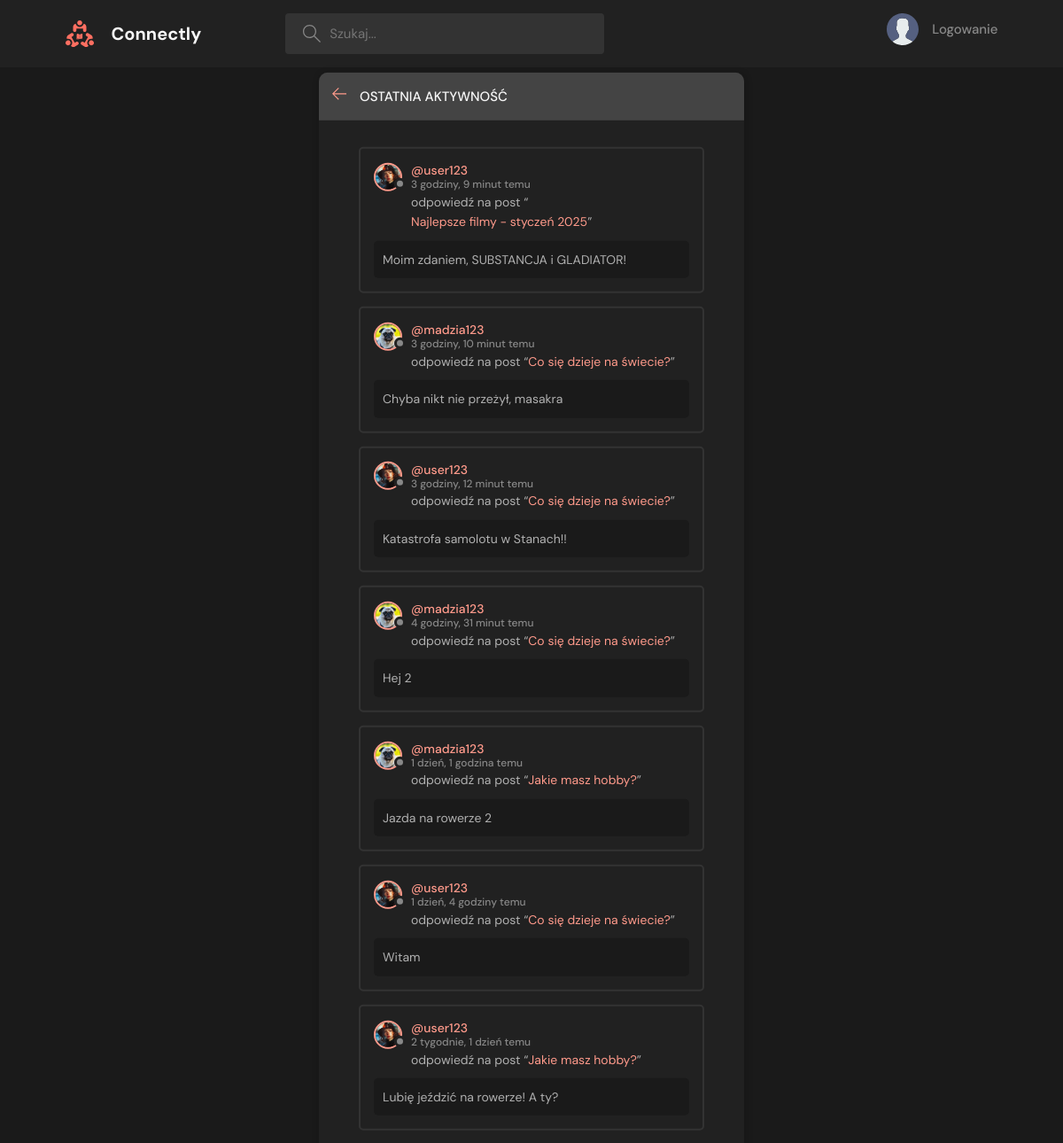
The page /activity/ on the database its author committed.
### base/models.py (models this page shows, shortened)
class Message(models.Model):
    user = models.ForeignKey(User, on_delete=models.CASCADE)
    room = models.ForeignKey(Room, on_delete=models.CASCADE)
    body = models.TextField()
    updated = models.DateTimeField(auto_now=True)
    created = models.DateTimeField(auto_now_add=True)
    class Meta:
        ordering = ['-updated', '-created']

class User(AbstractUser):
    name = models.CharField(max_length=200, null=True)
    email = models.EmailField(unique=True, null=True)
    bio = models.TextField(null=True)
    avatar = models.ImageField(null=True, default="photo1.jpg")
    USERNAME_FIELD = 'email'
    REQUIRED_FIELDS = []

class Room(models.Model):
    host = models.ForeignKey(User, on_delete=models.SET_NULL, null=True)
    topic = models.ForeignKey(Topic, on_delete=models.SET_NULL, null=True)
    name = models.CharField(max_length=200)
    description = models.TextField(null=True, blank=True)
    participants = models.ManyToManyField(User, related_name='participants', blank=True)
    updated = models.DateTimeField(auto_now=True)
    created = models.DateTimeField(auto_now_add=True)
    class Meta:
        ordering = ['-updated', '-created']
    def __str__(self):
        return self.name

### base/views.py (the view)
# urls.py: path('activity/', views.activityPage, name="activity"),
def activityPage(request):
    room_messages = Message.objects.all()
    return render(request, 'base/activity.html', {'room_messages': room_messages})

### base/templates/base/activity.html (shortened to what this page needs)
{% extends 'main.html' %}
{% block content %}
    <main class="layout">
      <div class="container">
        <div class="layout__box">
          <div class="layout__boxHeader">
            <div class="layout__boxTitle">
              <a href="{% url 'home' %}">
                <svg version="1.1" xmlns="http://www.w3.org/2000/svg" width="32" height="32" viewBox="0 0 32 32">
                  <title>arrow-left</title>
                  <path
                    d="M13.723 2.286l-13.723 13.714 13.719 13.714 1.616-1.611-10.96-10.96h27.625v-2.286h-27.625l10.965-10.965-1.616-1.607z"
                  ></path>
                </svg>
              </a>
              <h3>Ostatnia aktywność</h3>
            </div>
          </div>
          <div class="activities-page layout__body">
                {% for message in room_messages %}
                <div class="activities__box">
                    <div class="activities__boxHeader roomListRoom__header">
                        <a href="{% url 'user-profile' message.user.id %}" class="roomListRoom__author">
                            <div class="avatar avatar--small">
                                <img src="{{message.user.avatar.url}}" />
                            </div>
                            <p>
                                @{{message.user.username}}
                                <span>{{message.created|timesince}} temu </span>
                            </p>
                        </a>
                    </div>
                    <div class="activities__boxContent">
                        <p>odpowiedź na post “<a href="{% url 'room' message.room.id %}">{{message.room}}</a>”</p>
                        <div class="activities__boxRoomContent">{{message.body}}</div>
                    </div>
                </div>
                {% endfor %}
          </div>
        </div>
      </div>
    </main>
{% endblock content %}

### static/styles/style.css (style rules this page uses)
:root { --color-main: #ff9a8b; --color-main-light: #ffe5e0; --color-dark: #212121; --color-dark-medium: #333333; --color-dark-light: #444444; --color-light: #f7f7f7; --color-gray: #888888; --color-light-gray: #b0b0b0; --color-bg: #1a1a1a; --color-success: #58c9b9; --color-error: #f56c6c; }
* { font-family: "DM Sans", -apple-system, BlinkMacSystemFont, "Segoe UI", Roboto, Oxygen, Ubuntu, Cantarell, "Open Sans", "Helvetica Neue", sans-serif; margin: 0; padding: 0; box-sizing: border-box; text-rendering: optimizeLegibility; font-size: inherit; }
html { font-size: 56.25%; }
@media only screen and (min-width: 1200px) { html { font-size: 62.5%; } }
body { line-height: 1.6; font-weight: 400; font-size: 1.5rem; color: var(--color-light-gray); background-color: var(--color-bg); min-height: 100vh; }
img { width: 100%; }
a { display: inline-block; color: var(--color-main); text-decoration: none; }
.container { max-width: 120rem; width: 90%; margin: auto; }
.avatar { position: relative; display: inline-block; border-radius: 50%; border: 2px solid var(--color-main); }
.avatar img { display: block; border-radius: 50%; object-fit: cover; object-position: center; }
.avatar::after { content: ""; display: block; position: absolute; background-color: var(--color-gray); z-index: 111; border-radius: 50%; border: 0.3rem solid var(--color-dark); }
.avatar.avatar--small img { width: 2.8rem; height: 2.8rem; }
.avatar.avatar--small:after { width: 0.7rem; height: 0.7rem; bottom: 0px; right: -6px; }
.layout { margin-top: 2.4rem; }
.layout > .container { display: flex; justify-content: space-between; align-items: flex-start; }
.layout__box { width: 90%; max-width: 48rem; min-height: 40rem; position: absolute; top: 50%; left: 50%; transform: translate(-50%, -46%); background-color: var(--color-dark); border-radius: 1rem; box-shadow: 1px 1px 6px 3px rgba(0, 0, 0, 0.1); overflow: hidden; }
.layout__boxHeader { display: flex; padding: 1.5rem; background-color: var(--color-dark-light); }
.layout__boxTitle { display: flex; gap: 1.5rem; align-items: center; }
.layout__boxTitle h3 { text-transform: uppercase; font-weight: 500; color: var(--color-light); }
.layout__boxTitle svg { width: 1.6rem; height: 1.6rem; fill: var(--color-main); }
.layout__body { margin: 3rem; }
.roomListRoom__header { display: flex; justify-content: space-between; align-items: center; }
.roomListRoom__author { font-weight: 500; display: flex; align-items: center; gap: 1rem; }
.activities__box { margin: 1.5rem; padding: 1.5rem; border: 2px solid var(--color-dark-medium); border-radius: 5px; }
.activities__boxHeader p { font-size: 1.4rem; line-height: 1.3; }
.activities__boxHeader p span { color: var(--color-gray); font-size: 1.2rem; display: block; }
.activities__boxContent { margin-left: 4.2rem; }
.activities__boxContent { font-size: 1.4rem; }
.activities__boxRoomContent { background: var(--color-bg); padding: 1rem; border-radius: 5px; margin-top: 1rem; margin-left: -4.2rem; }
h2, h3 { text-align: center; color: var(--color-main); }

### rows shown on the page
Message: user.avatar (picture), user.username "user123", created "3 godziny, 9 minut", room "Najlepsze filmy - styczeń 2025", body "Moim zdaniem, SUBSTANCJA i GLADIATOR!"
Message: user.avatar (picture), user.username "madzia123", created "3 godziny, 10 minut", room "Co się dzieje na świecie?", body "Chyba nikt nie przeżył, masakra"
Message: user.avatar (picture), user.username "user123", created "3 godziny, 12 minut", room "Co się dzieje na świecie?", body "Katastrofa samolotu w Stanach!!"
Message: user.avatar (picture), user.username "madzia123", created "4 godziny, 31 minut", room "Co się dzieje na świecie?", body "Hej 2"
Message: user.avatar (picture), user.username "madzia123", created "1 dzień, 1 godzina", room "Jakie masz hobby?", body "Jazda na rowerze 2"
Message: user.avatar (picture), user.username "user123", created "1 dzień, 4 godziny", room "Co się dzieje na świecie?", body "Witam"
Message: user.avatar (picture), user.username "user123", created "2 tygodnie, 1 dzień", room "Jakie masz hobby?", body "Lubię jeździć na rowerze! A ty?"
